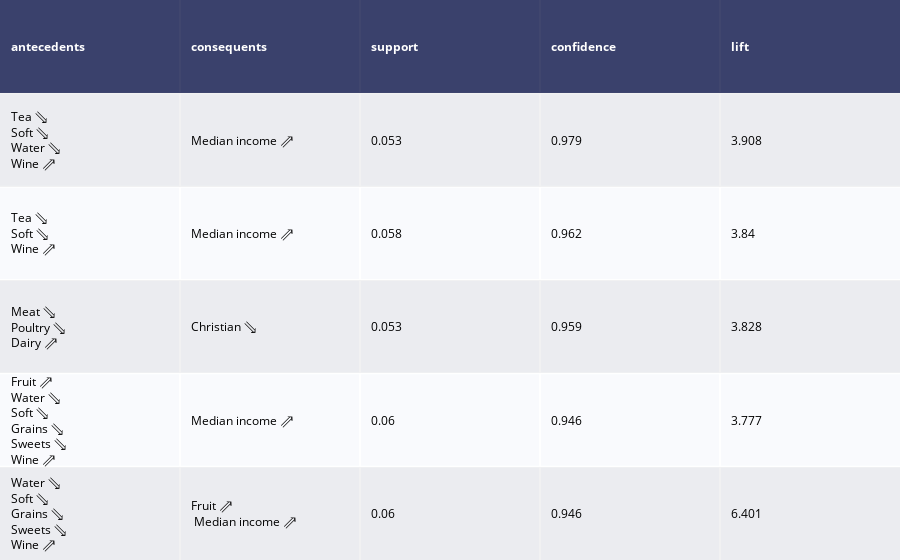

Source (notebook cell):
### Code cell
rules = rules_association[rules_association.apply(lambda x : True if x["antecedents"].issubset(nutrient_sets) and not x["consequents"].issubset(nutrient_sets) else False, axis = 1)].sort_values(by = "confidence", ascending = False).head(5)
rules["antecedents"] = rules.apply(lambda x: ''.join([x.capitalize() + "<br>" for x in list(x["antecedents"])]).replace("_high", u" \u21D7").replace("_low", u" \u21D8") , axis = 1)
rules["consequents"] = rules.apply(lambda x: ' '.join([x.capitalize() + "<br>" for x in list(x["consequents"])]).replace("_high", u" \u21D7").replace("_low", u" \u21D8").replace("_", " "), axis = 1)
rules[["support","confidence", "lift"]] = rules[["support","confidence", "lift"]].applymap(lambda x : round(x,3))
rules = rules[["antecedents", "consequents", "support","confidence", "lift"]]
fig = ff.create_table(rules, height_constant=60)
fig.show()
fig.write_html("../fierceeagle.github.io/_includes/AssociationRuleTable_Nutrients.html")

### Figure 1 — Plotly figure (JSON) as saved in the notebook; plotly's stock layout.template omitted (floating-point values rounded to 4 significant figures)
{"data": [{"colorscale": [[0, "#00083e"], [0.5, "#ededee"], [1, "#ffffff"]], "hoverinfo": "none", "opacity": 0.75, "showscale": false, "type": "heatmap", "z": [[0, 0, 0, 0, 0], [0.5, 0.5, 0.5, 0.5, 0.5], [1, 1, 1, 1, 1], [0.5, 0.5, 0.5, 0.5, 0.5], [1, 1, 1, 1, 1], [0.5, 0.5, 0.5, 0.5, 0.5]]}], "layout": {"annotations": [{"align": "left", "font": {"color": "#ffffff"}, "showarrow": false, "text": "<b>antecedents</b>", "x": -0.45, "xanchor": "left", "xref": "x", "y": 0, "yref": "y"}, {"align": "left", "font": {"color": "#ffffff"}, "showarrow": false, "text": "<b>consequents</b>", "x": 0.55, "xanchor": "left", "xref": "x", "y": 0, "yref": "y"}, {"align": "left", "font": {"color": "#ffffff"}, "showarrow": false, "text": "<b>support</b>", "x": 1.55, "xanchor": "left", "xref": "x", "y": 0, "yref": "y"}, {"align": "left", "font": {"color": "#ffffff"}, "showarrow": false, "text": "<b>confidence</b>", "x": 2.55, "xanchor": "left", "xref": "x", "y": 0, "yref": "y"}, {"align": "left", "font": {"color": "#ffffff"}, "showarrow": false, "text": "<b>lift</b>", "x": 3.55, "xanchor": "left", "xref": "x", "y": 0, "yref": "y"}, {"align": "left", "font": {"color": "#000000"}, "showarrow": false, "text": "Tea ⇘<br>Soft ⇘<br>Water ⇘<br>Wine ⇗<br>", "x": -0.45, "xanchor": "left", "xref": "x", "y": 1, "yref": "y"}, {"align": "left", "font": {"color": "#000000"}, "showarrow": false, "text": "Median income ⇗<br>", "x": 0.55, "xanchor": "left", "xref": "x", "y": 1, "yref": "y"}, {"align": "left", "font": {"color": "#000000"}, "showarrow": false, "text": "0.053", "x": 1.55, "xanchor": "left", "xref": "x", "y": 1, "yref": "y"}, {"align": "left", "font": {"color": "#000000"}, "showarrow": false, "text": "0.979", "x": 2.55, "xanchor": "left", "xref": "x", "y": 1, "yref": "y"}, {"align": "left", "font": {"color": "#000000"}, "showarrow": false, "text": "3.908", "x": 3.55, "xanchor": "left", "xref": "x", "y": 1, "yref": "y"}, {"align": "left", "font": {"color": "#000000"}, "showarrow": false, "text": "Tea ⇘<br>Soft ⇘<br>Wine ⇗<br>", "x": -0.45, "xanchor": "left", "xref": "x", "y": 2, "yref": "y"}, {"align": "left", "font": {"color": "#000000"}, "showarrow": false, "text": "Median income ⇗<br>", "x": 0.55, "xanchor": "left", "xref": "x", "y": 2, "yref": "y"}, {"align": "left", "font": {"color": "#000000"}, "showarrow": false, "text": "0.058", "x": 1.55, "xanchor": "left", "xref": "x", "y": 2, "yref": "y"}, {"align": "left", "font": {"color": "#000000"}, "showarrow": false, "text": "0.962", "x": 2.55, "xanchor": "left", "xref": "x", "y": 2, "yref": "y"}, {"align": "left", "font": {"color": "#000000"}, "showarrow": false, "text": "3.84", "x": 3.55, "xanchor": "left", "xref": "x", "y": 2, "yref": "y"}, {"align": "left", "font": {"color": "#000000"}, "showarrow": false, "text": "Meat ⇘<br>Poultry ⇘<br>Dairy ⇗<br>", "x": -0.45, "xanchor": "left", "xref": "x", "y": 3, "yref": "y"}, {"align": "left", "font": {"color": "#000000"}, "showarrow": false, "text": "Christian ⇘<br>", "x": 0.55, "xanchor": "left", "xref": "x", "y": 3, "yref": "y"}, {"align": "left", "font": {"color": "#000000"}, "showarrow": false, "text": "0.053", "x": 1.55, "xanchor": "left", "xref": "x", "y": 3, "yref": "y"}, {"align": "left", "font": {"color": "#000000"}, "showarrow": false, "text": "0.959", "x": 2.55, "xanchor": "left", "xref": "x", "y": 3, "yref": "y"}, {"align": "left", "font": {"color": "#000000"}, "showarrow": false, "text": "3.828", "x": 3.55, "xanchor": "left", "xref": "x", "y": 3, "yref": "y"}, {"align": "left", "font": {"color": "#000000"}, "showarrow": false, "text": "Fruit ⇗<br>Water ⇘<br>Soft ⇘<br>Grains ⇘<br>Sweets ⇘<br>Wine ⇗<br>", "x": -0.45, "xanchor": "left", "xref": "x", "y": 4, "yref": "y"}, {"align": "left", "font": {"color": "#000000"}, "showarrow": false, "text": "Median income ⇗<br>", "x": 0.55, "xanchor": "left", "xref": "x", "y": 4, "yref": "y"}, {"align": "left", "font": {"color": "#000000"}, "showarrow": false, "text": "0.06", "x": 1.55, "xanchor": "left", "xref": "x", "y": 4, "yref": "y"}, {"align": "left", "font": {"color": "#000000"}, "showarrow": false, "text": "0.946", "x": 2.55, "xanchor": "left", "xref": "x", "y": 4, "yref": "y"}, {"align": "left", "font": {"color": "#000000"}, "showarrow": false, "text": "3.777", "x": 3.55, "xanchor": "left", "xref": "x", "y": 4, "yref": "y"}, {"align": "left", "font": {"color": "#000000"}, "showarrow": false, "text": "Water ⇘<br>Soft ⇘<br>Grains ⇘<br>Sweets ⇘<br>Wine ⇗<br>", "x": -0.45, "xanchor": "left", "xref": "x", "y": 5, "yref": "y"}, {"align": "left", "font": {"color": "#000000"}, "showarrow": false, "text": "Fruit ⇗<br> Median income ⇗<br>", "x": 0.55, "xanchor": "left", "xref": "x", "y": 5, "yref": "y"}, {"align": "left", "font": {"color": "#000000"}, "showarrow": false, "text": "0.06", "x": 1.55, "xanchor": "left", "xref": "x", "y": 5, "yref": "y"}, {"align": "left", "font": {"color": "#000000"}, "showarrow": false, "text": "0.946", "x": 2.55, "xanchor": "left", "xref": "x", "y": 5, "yref": "y"}, {"align": "left", "font": {"color": "#000000"}, "showarrow": false, "text": "6.401", "x": 3.55, "xanchor": "left", "xref": "x", "y": 5, "yref": "y"}], "autosize": true, "margin": {"b": 0, "l": 0, "r": 0, "t": 0}, "xaxis": {"autorange": true, "dtick": 1, "gridwidth": 2, "range": [-0.5, 4.5], "showticklabels": false, "tick0": -0.5, "ticks": "", "zeroline": false}, "yaxis": {"autorange": true, "dtick": 1, "gridwidth": 2, "range": [5.611, -0.5], "showticklabels": false, "tick0": 0.5, "ticks": "", "zeroline": false}}}
